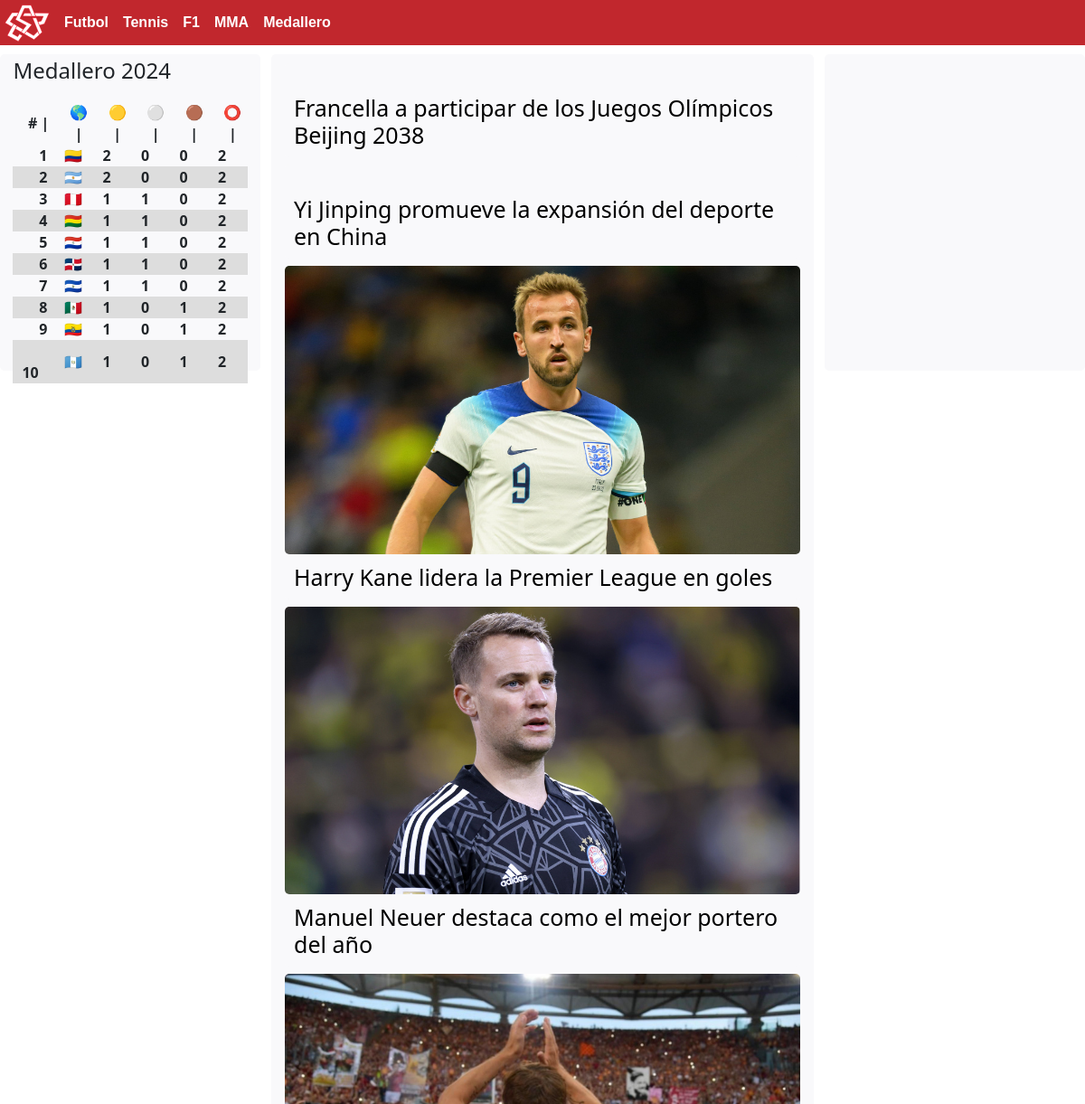
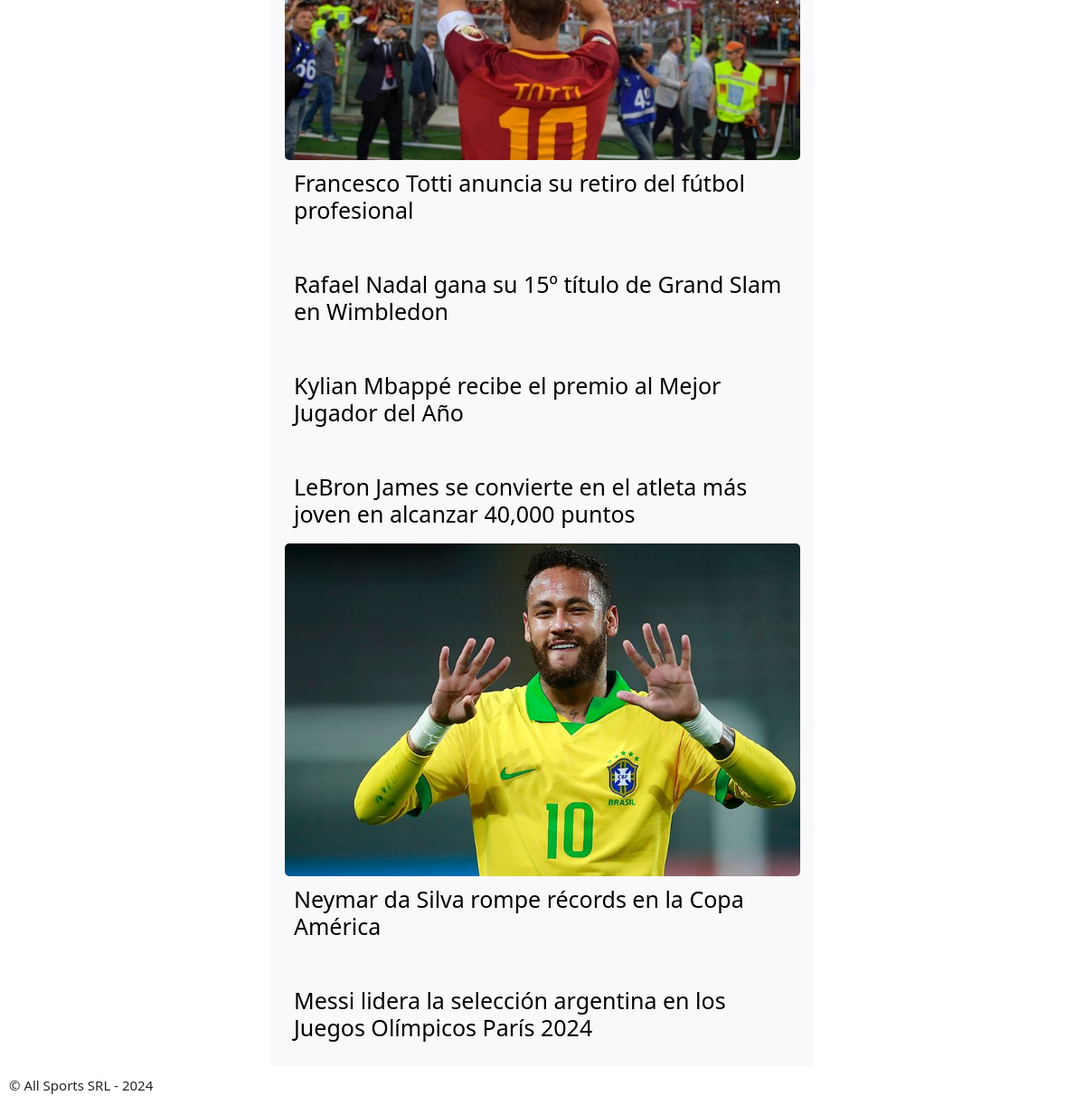
The page / on the database its author committed (2 pictures, top to bottom).
### tables this page shows
CREATE TABLE `noticias` (
  `idnoticias` int NOT NULL,
  `img` varchar(45) DEFAULT NULL,
  `titulo` varchar(450) DEFAULT NULL,
  `nbody` varchar(1638) DEFAULT NULL,
  PRIMARY KEY (`idnoticias`)
);

### index.php (the view, shortened to what this page needs)
<?php
    $servername = "127.0.0.1";
    $database = "AllSports";
    $username = "alumno";
    $password = "alumnoipm";
function country2flag(string $countryCode): string
{
    return (string) preg_replace_callback(
        '/./',
        static fn (array $letter) => mb_chr(ord($letter[0]) % 32 + 0x1F1E5),
        $countryCode
    );
}
    $conexion = mysqli_connect($servername, $username, $password, $database);
    ?>
<!DOCTYPE html>
<html lang="en">
<head>
  <link rel="stylesheet" href="css/style.css">
  <link href="https://cdn.jsdelivr.net/npm/bootstrap@5.0.2/dist/css/bootstrap.min.css" rel="stylesheet">
</head>
<body class="scrollbody">
  <header>
    <a href="/index.php"><img src="img/logo.svg" alt="logo"></a>
    <div class="menunav1">
      <div class="divlink"><a href="/futbol.php" class="link">Futbol</a></div>
      <div class="divlink"><a href="" class="link">Tennis</a></div>
      <div class="divlink"><a href="/F1.php" class="link">F1</a></div>
      <div class="divlink"><a href="/atletas.php?dv=PfP" class="link">MMA</a></div>
      <div class="divlink"><a href="/medallero.php" class="link">Medallero</a></div>
    </div>
  </header>
<div class="asideynews">
  <aside>
    <div class="medallero">
      <p>Medallero 2024</p>
      <table>
            <thead>
                <tr class="futbolhead">
                    <th> # | </th>
                    <th>🌎 | </th>
                    <th>🟡 | </th>
                    <th>⚪ | </th>
                    <th>🟤 | </th>
                    <th>⭕ | </th>
                </tr>
            </thead>
            <tbody>
                <?php
                $query = "SELECT
                p.Nombre AS Pais,
                COUNT(CASE WHEN m.Tipo = 1 THEN 1 END) AS Oro,
                COUNT(CASE WHEN m.Tipo = 2 THEN 1 END) AS Plata,
                COUNT(CASE WHEN m.Tipo = 3 THEN 1 END) AS Bronce
            FROM
                Pais p
            JOIN
                Atleta a ON p.idPais = a.Pais_idPais
            JOIN
                Medalla m ON a.idAtleta = m.Atleta_idAtleta
            GROUP BY
                p.Nombre
            ORDER BY
                Oro DESC,
                Plata DESC,
                Bronce DESC
            LIMIT
                10;
            ";
       $resultados = mysqli_query($conexion,$query);
        $tmpCount = 1;
        while($fila=mysqli_fetch_assoc($resultados)){
           ?>
                <tr>
                    <th><?php echo "ㅤ   ".$tmpCount?></th>
                    <th><?php echo country2flag($fila['Pais']);?></th>
                    <th><?php echo $fila['Oro']?></th>
                    <th><?php echo $fila['Plata']?></th>
                    <th><?php echo $fila['Bronce']?></th>
                    <th><?php echo $fila['Oro']+$fila['Plata']+$fila['Bronce']?></th>
                </tr>
                <?php
        $tmpCount ++; }
        ?>
        </tbody>
        </table>
    </div>
  </aside>
  <div id="news-section">
    <div class="padding">
      <?php
        $resultados = mysqli_query($conexion,"select idnoticias, img, titulo from noticias order by idnoticias desc;");
        while($fila=mysqli_fetch_assoc($resultados)){
          ?>
          <a href="noticia.php?id=<?php echo $fila['idnoticias']?>">
      <div class="news">
        <img src="img/<?php echo $fila['img']?>" alt="" class="nimg">
        <h2 class="ntitle"><?php echo $fila['titulo']?></h2>
      </div>
      </a>
      <?php
        }
        ?>
    </div>
  </div>
  <aside>
    <div class="imgad">
    </div>
  </aside>
</div>
  <footer>
    <p>&copy; All Sports SRL - 2024</p>
  </footer>
</body>
</html>

### css/style.css (style rules this page uses)
* { padding: 0; margin: 0; }
:root { --b: #000; --w: #FFF; --r: #c1272dff; --h: #911d21; --bg: #edeef0; --bg2: #b3b3b3; --bgt: #f9f9fb; }
body { background-color: var(--bg); }
header { background-color: var(--r); display: flex; justify-content: left; align-items: center; }
header img { width: 50px; height: 50px; }
header a { font-family: Verdana, Geneva, Tahoma, sans-serif; font-weight: 550; text-decoration: none; color: var(--w); padding-left: 5px; padding-right: 5px; }
#news-section { width: 95%; margin: auto; background-color: var(--bgt); border-radius: 5px; }
#news-section a { text-decoration: none; color: var(--b); }
.news { width: 90%; margin: auto; background-color: var(--bg); border-radius: 5px; }
.padding { padding-top: 10px; padding-bottom: 10px; }
.nimg { width: 100%; margin: auto; border-radius: 5px; }
.ntitle { padding: 5px; font-size: 20px; }
footer { height: 20px; font-size: 15px; display: flex; justify-content: start; align-items: baseline; }
footer p { padding: 10px; }
.futbolhead { padding-left: 20px; text-align: center; text-size-adjust: 10px; }
tr:nth-child(even) { background-color: #dddddd; }
table { margin-top: 10px; width: 100%; }
th { padding-left: 10px; }
.scrollbody { animation: noScroll 3s ease-in-out 0s forwards; }
aside { width: 24%; height: 350px; background-color: var(--bgt); border-radius: 5px; }
.medallero { width: 90%; margin: auto; }
.asideynews { display: flex; justify-content: space-around; margin-top: 10px; }
.imgad { width: 100%; height: 100%; display: flex; align-items: center; justify-content: center; }
aside p { font-size: 2vw; }
.menunav1 { display: none; }
@media (min-width: 500px) { header div { display: flex; align-items: center; height: 50px; padding-left: 3px; padding-right: 3px; display: flexbox; } }
@media (min-width: 500px) { .menunav1 { display: flex; } }
aside { font-size: 1.5vw; display: none; }
@media (min-width: 700px) { #news-section { width: 630px; } }
@media (min-width: 700px) { .news { width: 95%; margin: auto; background-color: var(--bgt); border-radius: 5px; } }
@media (min-width: 700px) { .ntitle { padding: 10px; font-size: 25px; } }
@media (min-width: 1050px) { aside { display: block; font-size: 1rem; } }
@media (min-width: 1050px) { #news-section { width: 50%; } }

### rows shown on the page
noticias: titulo "Francella a participar de los Juegos Olímpicos Beijing 2038"
noticias: titulo "Yi Jinping promueve la expansión del deporte en China"
noticias: img (picture), titulo "Harry Kane lidera la Premier League en goles"
noticias: img (picture), titulo "Manuel Neuer destaca como el mejor portero del año"
noticias: img (picture), titulo "Francesco Totti anuncia su retiro del fútbol profesional"
noticias: titulo "Rafael Nadal gana su 15º título de Grand Slam en Wimbledon"
noticias: titulo "Kylian Mbappé recibe el premio al Mejor Jugador del Año"
noticias: titulo "LeBron James se convierte en el atleta más joven en alcanzar 40,000 puntos"
noticias: img (picture), titulo "Neymar da Silva rompe récords en la Copa América"
noticias: titulo "Messi lidera la selección argentina en los Juegos Olímpicos París 2024"

### other values the page prints
country2flag($fila['Pais']) "🇨🇴"
$fila['Oro'] "2"
$fila['Plata'] "0"
$fila['Bronce'] "0"
$fila['Oro']+$fila['Plata']+$fila['Bronce'] "2"
country2flag($fila['Pais']) "🇦🇷"
country2flag($fila['Pais']) "🇵🇪"
$fila['Oro'] "1"
$fila['Plata'] "1"
country2flag($fila['Pais']) "🇧🇴"
country2flag($fila['Pais']) "🇵🇾"
country2flag($fila['Pais']) "🇩🇴"
country2flag($fila['Pais']) "🇸🇻"
country2flag($fila['Pais']) "🇲🇽"
$fila['Bronce'] "1"
